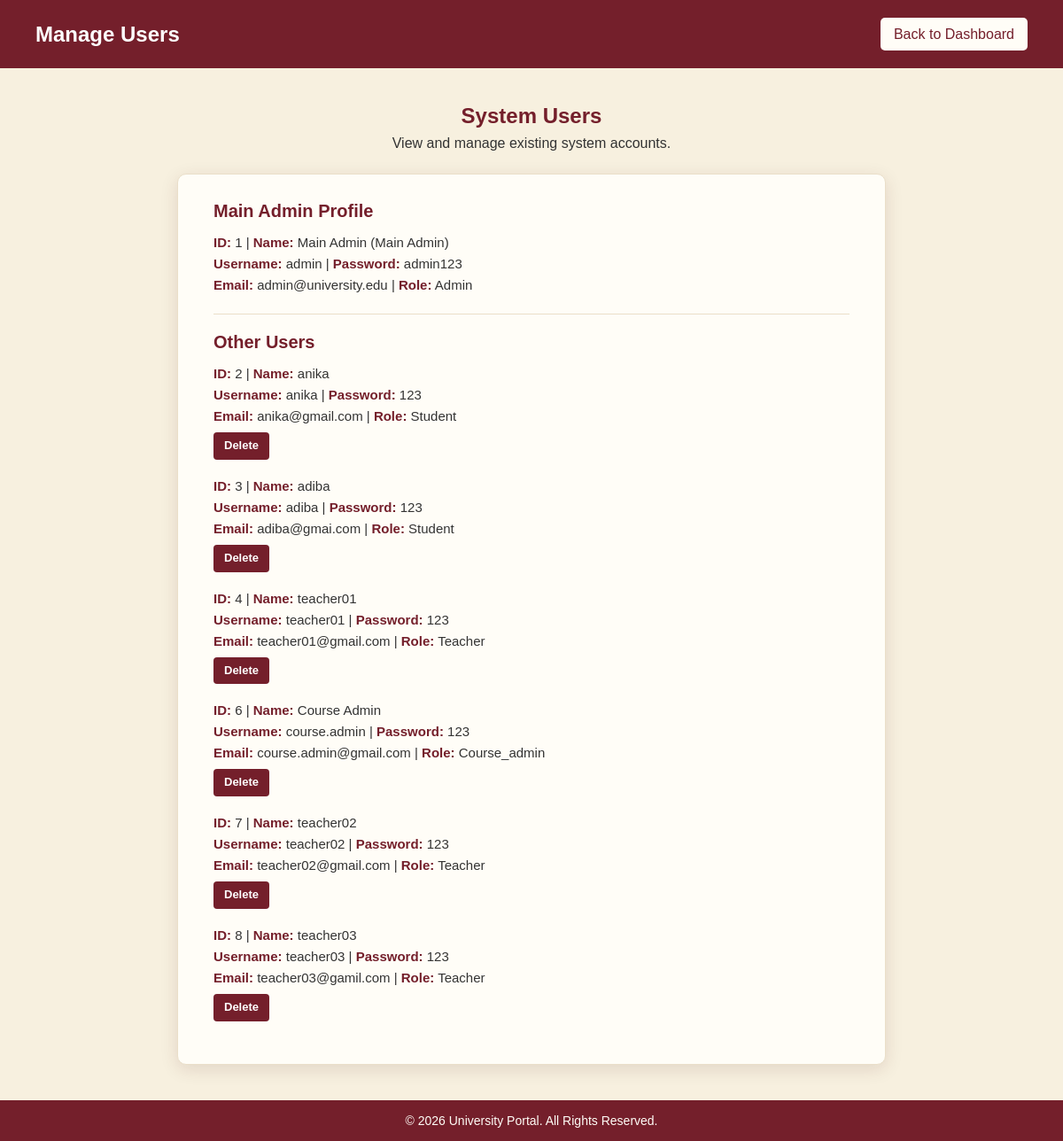
The page /View/manage_users.php (signed in) on the database its author committed.
### tables this page shows
CREATE TABLE `users` (
  `id` int(11) NOT NULL,
  `name` varchar(100) NOT NULL,
  `email` varchar(100) NOT NULL,
  `username` varchar(50) NOT NULL,
  `password` varchar(255) NOT NULL,
  `role` varchar(20) NOT NULL,
  `status` varchar(20) DEFAULT 'pending',
  `created_at` timestamp NOT NULL DEFAULT current_timestamp()
);

### Model/db.php (called while the page is built, shortened)
<?php
class db {
    function CheckUser($connection, $tablename, $username)
    {
        $sql = "SELECT * FROM " . $tablename . " WHERE username ='" . $username . "'";
        return mysqli_query($connection, $sql);
    }
    function getAllUsers($connection, $tablename)
    {
        $sql = "SELECT * FROM " . $tablename . " WHERE status = 'approved'";
        return mysqli_query($connection, $sql);
    }
}
?>

### View/manage_users.php (the view, shortened to what this page needs)
<?php
include "../Model/db.php";
$database = new db();
$connection = $database->connection();
$all_users = $database->getAllUsers($connection, "users");
$logged_in_username = $_SESSION['username'] ?? '';
$admin_check = $database->CheckUser($connection, "users", $logged_in_username);
$main_admin = null;
if ($admin_check && $row = $admin_check->fetch_assoc()) {
    if (strtolower($row['role']) === 'admin') {
        $main_admin = $row;
    }
}
$main_admin_id = $main_admin ? intval($main_admin['id']) : 0;
?>
<!DOCTYPE html>
<html>
<head>
</head>
<body>
<div class="header">
    <h1>Manage Users</h1>
    <a href="admin.php" class="back">Back to Dashboard</a>
</div>
<div class="container">
    <div class="welcome">
        <h2>System Users</h2>
        <p>View and manage existing system accounts.</p>
    </div>
    <div class="box">
        <h3>Main Admin Profile</h3>
        <?php if ($main_admin): ?>
            <div class="user-entry">
                <p><strong>ID:</strong> <?php echo $main_admin['id']; ?> | <strong>Name:</strong> <?php echo htmlspecialchars($main_admin['name']); ?> (Main Admin)</p>
                <p><strong>Username:</strong> <?php echo htmlspecialchars($main_admin['username']); ?> | <strong>Password:</strong> <?php echo htmlspecialchars($main_admin['password']); ?></p>
                <p><strong>Email:</strong> <?php echo htmlspecialchars($main_admin['email']); ?> | <strong>Role:</strong> <?php echo htmlspecialchars(ucfirst($main_admin['role'])); ?></p>
            </div>
        <?php else: ?>
            <p class="no-users">Main Admin profile not found.</p>
        <?php endif; ?>
        <hr style="border: 0; border-top: 1px solid #eadfc9; margin: 20px 0;">
        <h3>Other Users</h3>
        <?php
        if ($all_users && $all_users->num_rows > 0):
            while ($row = $all_users->fetch_assoc()):
                if (intval($row['id']) === $main_admin_id || strtolower($row['role']) === 'admin') continue;
        ?>
            <div class="user-entry">
                <p><strong>ID:</strong> <?php echo $row['id']; ?> | <strong>Name:</strong> <?php echo htmlspecialchars($row['name']); ?></p>
                <p><strong>Username:</strong> <?php echo htmlspecialchars($row['username']); ?> | <strong>Password:</strong> <?php echo htmlspecialchars($row['password']); ?></p>
                <p><strong>Email:</strong> <?php echo htmlspecialchars($row['email']); ?> | <strong>Role:</strong> <?php echo htmlspecialchars(ucfirst($row['role'])); ?></p>
                <a href="manage_users.php?action=delete&id=<?php echo $row['id']; ?>" class="delete-btn" onclick="return confirm('Are you sure you want to delete this user?')">Delete</a>
            </div>
        <?php
            endwhile;
        endif;
        ?>
    </div>
</div>
<div class="footer">
    <p>&copy; <?php echo date("Y"); ?> University Portal. All Rights Reserved.</p>
</div>
</body>
</html>

### View/manage_users.php (style rules this page uses)
* { box-sizing: border-box; margin: 0; padding: 0; font-family: Arial, sans-serif; }
body { background: #f7f0df; color: #000000; display: flex; flex-direction: column; min-height: 100vh; }
.header { background: #741f2b; color: white; padding: 20px 40px; display: flex; justify-content: space-between; align-items: center; }
.header h1 { font-size: 24px; }
.back { background: #fffdf7; color: #741f2b; height: 37px; padding: 0 15px; border-radius: 5px; text-decoration: none; font-weight: 500; display: flex; align-items: center; justify-content: center; }
.container { flex: 1; display: flex; flex-direction: column; align-items: center; padding: 40px 20px; }
.welcome { text-align: center; margin-bottom: 25px; }
.welcome h2 { margin-bottom: 8px; color: #741f2b; }
.welcome p { color: #333333; }
.box { width: 100%; max-width: 800px; background: #fffdf7; padding: 30px 40px; border-radius: 10px; border: 1px solid #eadfc9; box-shadow: 0 5px 20px rgba(75, 20, 20, 0.12); }
.box h3 { color: #741f2b; margin-bottom: 12px; font-size: 20px; }
.user-entry { margin-bottom: 18px; line-height: 1.6; }
.user-entry p { font-size: 15px; color: #333333; }
.user-entry strong { color: #741f2b; }
.delete-btn { background: #741f2b; color: white; border: none; padding: 5px 12px; border-radius: 4px; text-decoration: none; font-size: 13px; font-weight: bold; display: inline-block; margin-top: 6px; }
.footer { background: #741f2b; color: #fffdf7; text-align: center; padding: 15px 20px; font-size: 14px; margin-top: auto; }

### rows shown on the page
users: id "1", name "Main Admin", username "admin", password "admin123", email "admin@university.edu", role "Admin"
users: id "2", name "anika", username "anika", password "123", email "anika@gmail.com", role "Student"
users: id "3", name "adiba", username "adiba", password "123", email "adiba@gmai.com", role "Student"
users: id "4", name "teacher01", username "teacher01", password "123", email "teacher01@gmail.com", role "Teacher"
users: id "6", name "Course Admin", username "course.admin", password "123", email "course.admin@gmail.com", role "Course_admin"
users: id "7", name "teacher02", username "teacher02", password "123", email "teacher02@gmail.com", role "Teacher"
users: id "8", name "teacher03", username "teacher03", password "123", email "teacher03@gamil.com", role "Teacher"
